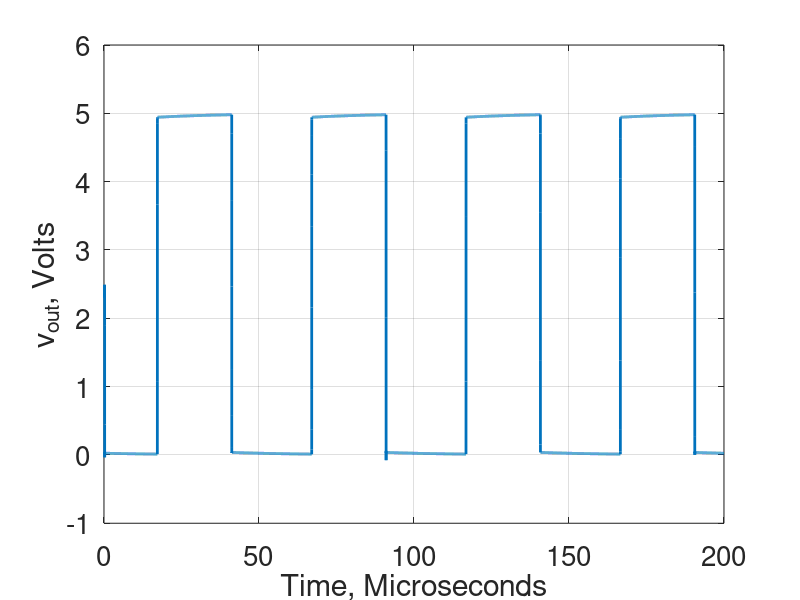

The MATLAB script that drew this image:
%% Number 4
%   Author: Derek Haas
%   Date: 10-28-18
%

close all;

%% Plot astable multivibrator transient response

data = csvread('astableMulti_transient.CSV');
time = data(:, 1);
Vout = data(:, 2);

figure(1);

plot(time * 10e5, Vout, 'linewidth', 2);
set(gca,'fontsize',20)
% title('Astable Multivibrator Transient Response');
xlabel('Time, Microseconds')
ylabel('v_{out}, Volts');
grid on;
ylim([-1 6]);
